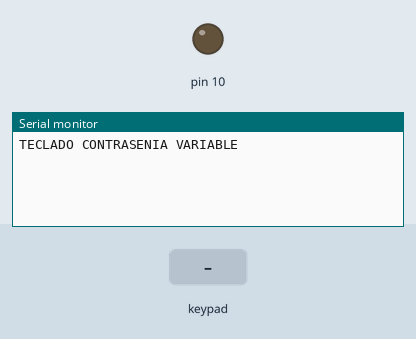
This sketch was run on a simulated Arduino Uno, built with avr-gcc and run on an emulated ATmega328P. On the bench: output pins drawn as LEDs (lit = HIGH), the last lines printed to the serial monitor. Wiring (inferred from the names in the program): 4×3 keypad with keys 1 2 3 4 5 6 7 8 9 * 0 # (labels assumed): rows pin 9, pin 8, pin 7, pin 6; columns pin 4, pin 3, pin 2. The inputs (shaded band) are chosen by the test bench. Pins used as bus, display or sensor lines are not drawn.

Above: at 1.2 s.
1.3 s: key '1' pressed
At 2.2 s:
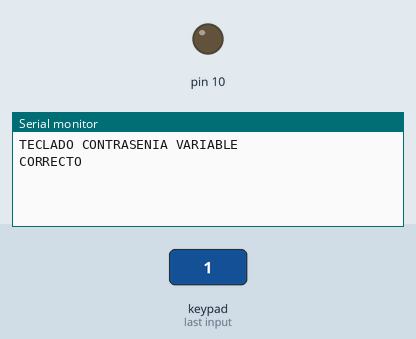
2.9 s: keypad keys 1 2 pressed 0.4 s apart
At 3.8 s:
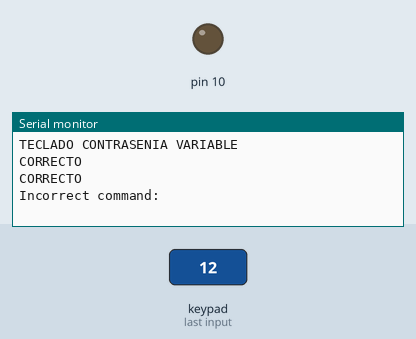
5.2 s: key '9' pressed
At 6.4 s:
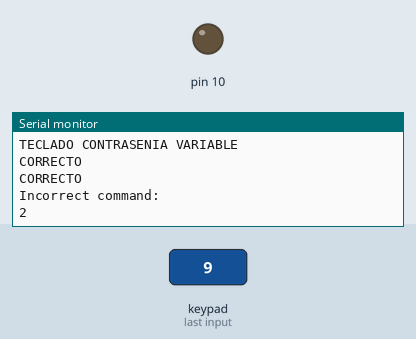

The sketch:

20_keypad_contrasenia_var.ino
```cpp
unsigned char filas[] = {2, 3, 4, 5}; //L1, L2, L3, L4
  unsigned char columnas[] = {6, 7, 8, 9};
unsigned char tecla = 1;
bool b_serial = false;
bool b_presionado = false; unsigned char teclaTemporal = 0;
unsigned int pwmVal = 0;
void salidas(unsigned char valor){ unsigned char cociente = valor; unsigned char residuo = 0;
//C1, C2, C3, C4
for (unsigned int i = sizeof(filas); i > 0; i--) { residuo = cociente % 2;
cociente = (cociente - residuo) / 2; if(residuo == 1) {
digitalWrite(filas[i-1], HIGH); } else {
digitalWrite(filas[i-1], LOW); }
} }
unsigned char entradas(){ unsigned char valor = 0;
if (digitalRead(columnas[3])) {
valor += 1; }
if (digitalRead(columnas[2])) { valor += 2;
}
if (digitalRead(columnas[1])) {
valor += 4; }
if (digitalRead(columnas[0])) { valor += 8;
}
return valor; }
unsigned char teclado (void) {
unsigned char car;
salidas(0b1110); //15 , 0x0F , 0b1111 car = entradas();

switch(car) { case 0b1110:
return 'D'; break;
case 0b1101: return '#';
break;
case 0b1011:
return '0'; break;
case 0b0111: return '*';
break; }
salidas(0b1101); car = entradas(); switch(car) {
case 0b1110: return 'C';
break;
case 0b1101:
return '9'; break;
case 0b1011: return '8';
break;
case 0b0111:
return '7'; break;
}

salidas(0b1011); car = entradas(); switch(car) {
case 0b1110: return 'B';
break;
case 0b1101:
return '6'; break;
case 0b1011: return '5';
break;
case 0b0111:
return '4'; break;
} salidas(0b0111); car = entradas(); switch(car) {
case 0b1110: return 'A';
break;
case 0b1101:
return '3'; break;
case 0b1011: return '2';
break;
case 0b0111:
return '1';

break; }
return 1; }
void setup() {
Serial.begin(9600);
for (unsigned int i = 0; i < sizeof(columnas); i++) {
pinMode(columnas[i], INPUT_PULLUP); }
for (unsigned int i = 0; i < sizeof(filas); i++) { pinMode(filas[i], OUTPUT);
}
Serial.println("TECLADO CONTRASENIA VARIABLE"); }
void loop() {
tecla = teclado(); if(tecla != 1) {
b_presionado = true;
teclaTemporal = tecla; } else {
if(b_presionado) { b_presionado = false; b_serial = true;
tecla = teclaTemporal;

} }
if(b_serial){
b_serial = false;
if (tecla >= '0' && tecla <= '9') {
Serial.write(tecla); pwmVal *= 10; pwmVal += (tecla -48);
} else {
switch (tecla) {
case 'A':
Serial.write(10);
if (pwmVal <= 100 && pwmVal != 0) {
Serial.println("SE HA ESTABLECIDO CORRECTAMENTE");
analogWrite(10, 2.55 * pwmVal); // 255 if 255 is 100%, 1% is 2.55 so we will make a multiplication of 2.55 x value, until we reach 255
} else if (pwmVal == 0) {
Serial.println("CORRECTO");
analogWrite(10, pwmVal); // 255 if 255 is 100%, 1% is 2.55 so we will make a multiplication of 2.55 x value, until we reach 255
} else {
Serial.println("Incorrect... the value must be under 100%");
}
pwmVal = 0;
Serial.println("INSERTA UN NUEVO VALOR"); break;
case 'C':
Serial.println("CORRECTO");

analogWrite(10, pwmVal); // 255 if 255 is 100%, 1% is 2.55 so we will make a multiplication of 2.55 x value, until we reach 255
break; default:
Serial.println("Incorrect command: "); break;
} }
} }
```

Measured:
- after the input at 1.3 s, the serial monitor: prints a new line after 0.15 s (image 1)
- after the input at 2.9 s, the serial monitor: prints a new line after 0.55 s (image 2)
- after the input at 5.2 s, the serial monitor: prints a new line after 0.15 s (image 3)
